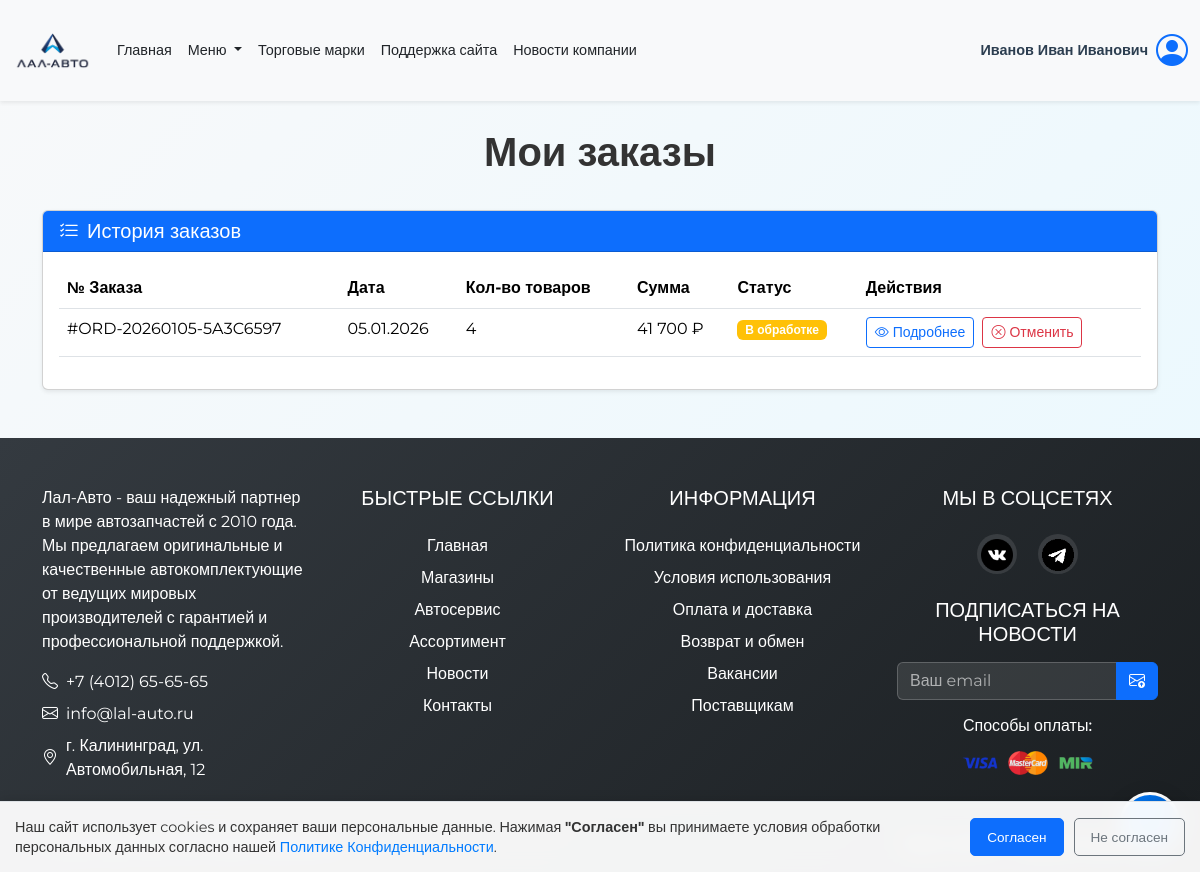
Screenshot of /includes/orders.php (signed in) with the database file from the repository.
### tables this page shows
CREATE TABLE `orders` (
  `id` int(11) NOT NULL,
  `order_number` varchar(50) NOT NULL,
  `user_id` int(11) NOT NULL,
  `total_amount` decimal(10,2) NOT NULL,
  `status` enum('pending','processing','completed','cancelled') DEFAULT 'pending',
  `order_date` timestamp NULL DEFAULT CURRENT_TIMESTAMP,
  `shipping_address` text,
  `phone` varchar(20) DEFAULT NULL,
  `notes` text
);

### includes/orders.php (the view, shortened to what this page needs)
<?php
require_once("../config/link.php");
$orders = [];
$userId = null;
if (isset($_SESSION['user']))
{
    $username = $_SESSION['user'];
    $sql = "SELECT * FROM users WHERE CONCAT(surname_users, ' ', name_users, ' ', patronymic_users) = ? OR person_users = ?";
    $stmt = $conn->prepare($sql);
    if ($stmt)
    {
        $stmt->bind_param("ss", $username, $username);
        $stmt->execute();
        $result = $stmt->get_result();
        if ($result->num_rows > 0)
        {
            $userData = $result->fetch_assoc();
            $userId = $userData['id_users'] ?? 0;
        }
    }
}
if ($userId)
{
    $orderSql = "SELECT o.id, o.order_number, o.order_date, o.total_amount, o.status, o.shipping_address, o.phone, COUNT(oi.id) as items_count
    FROM orders o
    LEFT JOIN order_items oi ON o.id = oi.order_id
    WHERE o.user_id = ?
    GROUP BY o.id
    ORDER BY o.order_date DESC";
    $orderStmt = $conn->prepare($orderSql);
    if ($orderStmt)
    {
        $orderStmt->bind_param("i", $userId);
        $orderStmt->execute();
        $orderResult = $orderStmt->get_result();
        while ($row = $orderResult->fetch_assoc())
        {
            $orders[] = $row;
        }
    }
}
?>
<!DOCTYPE html>
<html lang="ru">
<head>
    <link rel="stylesheet" href="../css/bootstrap.min.css">
    <link rel="stylesheet" href="https://cdn.jsdelivr.net/npm/bootstrap-icons@1.11.1/font/bootstrap-icons.css">
    <link rel="stylesheet" href="../css/style.css">
    <link rel="stylesheet" href="../css/orders-styles.css">
</head>
<body>
<?php
    require_once("header.php");
?>
<div class="orders-container">
    <div class="container py-5">
        <div class="row">
            <div class="col-12">
                <h1 class="page-title mb-4">Мои заказы</h1>
                <div class="card shadow-sm">
                    <div class="card-header bg-primary text-white">
                        <h5 class="mb-0"><i class="bi bi-list-check me-2"></i>История заказов</h5>
                    </div>
                    <div class="card-body">
                        <?php
                        if (!empty($orders))
                        {
                        ?>
                            <div class="table-responsive">
                                <table class="table table-hover">
                                    <thead>
                                        <tr>
                                            <th>№ Заказа</th>
                                            <th>Дата</th>
                                            <th>Кол-во товаров</th>
                                            <th>Сумма</th>
                                            <th>Статус</th>
                                            <th>Действия</th>
                                        </tr>
                                    </thead>
                                    <tbody>
                                        <?php
                                        foreach ($orders as $order)
                                        {
                                        ?>
                                            <tr>
                                                <td>#<?= htmlspecialchars($order['order_number']) ?></td>
                                                <td><?= date('d.m.Y', strtotime($order['order_date'])) ?></td>
                                                <td><?= $order['items_count'] ?></td>
                                                <td><?= number_format($order['total_amount'], 0, ',', ' ') ?> ₽</td>
                                                <td>
                                                    <?php
                                                    $statusClass = '';
                                                    switch ($order['status']) {
                                                        case 'pending':
                                                            $statusClass = 'warning';
                                                            $statusText = 'В обработке';
                                                            break;
                                                    }
                                                    ?>
                                                    <span class="badge bg-<?= $statusClass ?>"><?= $statusText ?></span>
                                                </td>
                                                <td>
                                                    <button class="btn btn-sm btn-outline-primary view-order-details" data-order-id="<?= $order['id'] ?>">
                                                        <i class="bi bi-eye me-1"></i>Подробнее
                                                    </button>
                                                    <?php
                                                    if ($order['status'] == 'pending' || $order['status'] == 'processing')
                                                    {
                                                    ?>
                                                        <form method="POST" class="d-inline-block ms-1">
                                                            <button type="submit" name="cancel_order" class="btn btn-sm btn-outline-danger"
                                                                    onclick="return confirm('Вы уверены, что хотите отменить заказ?')">
                                                                <i class="bi bi-x-circle me-1"></i>Отменить
                                                            </button>
                                                        </form>
                                                    <?php
                                                    }
                                                    ?>
                                                </td>
                                            </tr>
                                        <?php
                                        }
                                        ?>
                                    </tbody>
                                </table>
                            </div>
                        <?php
                        }
                        ?>
                    </div>
                </div>
            </div>
        </div>
    </div>
</div>
<?php
    require_once("footer.php");
?>
</body>
</html>

### css/style.css (style rules this page uses)
html { scroll-behavior: smooth; }
body { font-family: 'Montserrat', sans-serif; }
h1, h2 { color: #333; font-weight: 600; }
.card { transition: transform 0.2s; }

### css/orders-styles.css (style rules this page uses)
.page-title { padding-bottom: 10px; display: flex; justify-content: center; }
.view-order-details, .btn-outline-danger { transition: all 0.2s ease; }
.card { transition: none; }
body { background: linear-gradient(135deg, #f8f9fa 0%, #e9f9ff 100%); min-height: 100vh; display: flex; flex-direction: column; }
.orders-container { flex: 1; padding-top: 80px; }
.view-order-details { transition: all 0.2s ease; }
.table tbody tr { animation: fadeInRow 0.3s ease forwards; }

### rows the page displays
orders: order_number "ORD-20260105-5A3C6597", order_date "05.01.2026", items_count "4", total_amount "41 700", status "В обработке"

### other values shown
$_SESSION['user'] "Иванов Иван Иванович"
